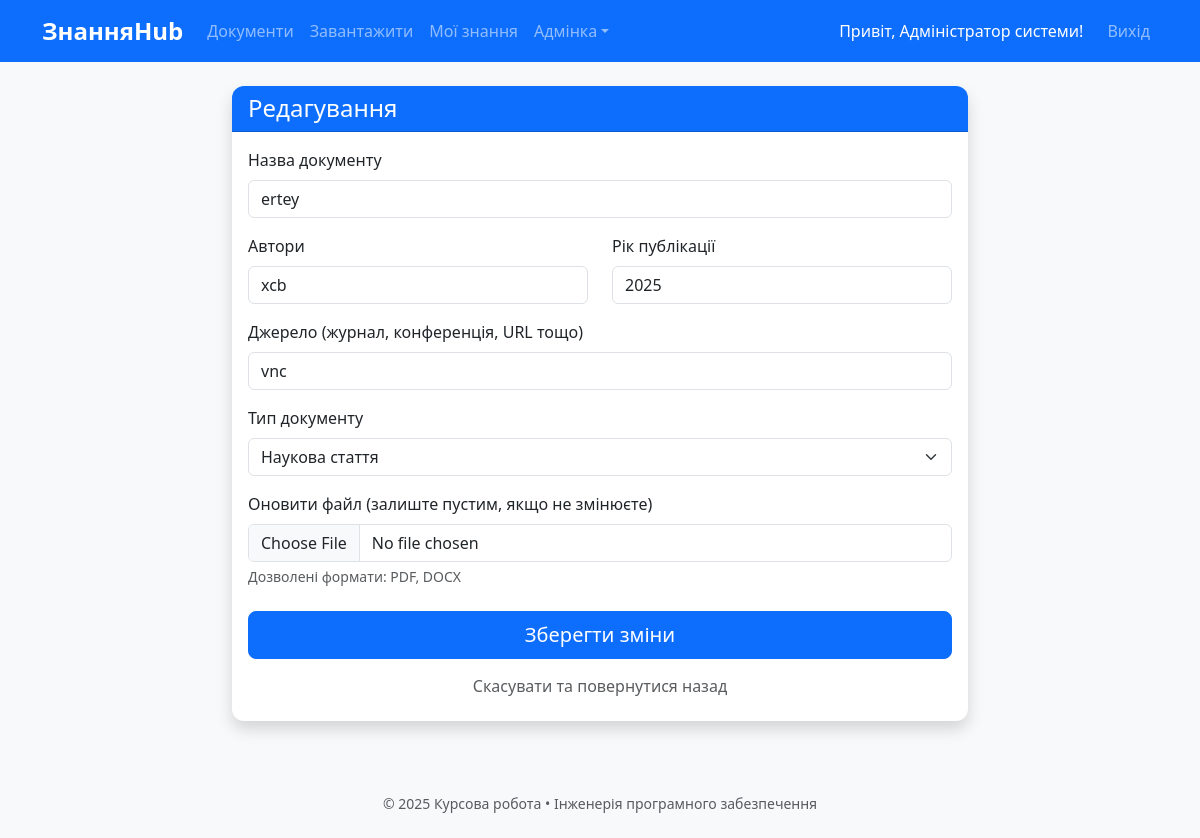
Page /document/1/edit (signed in) on the earlier database version.
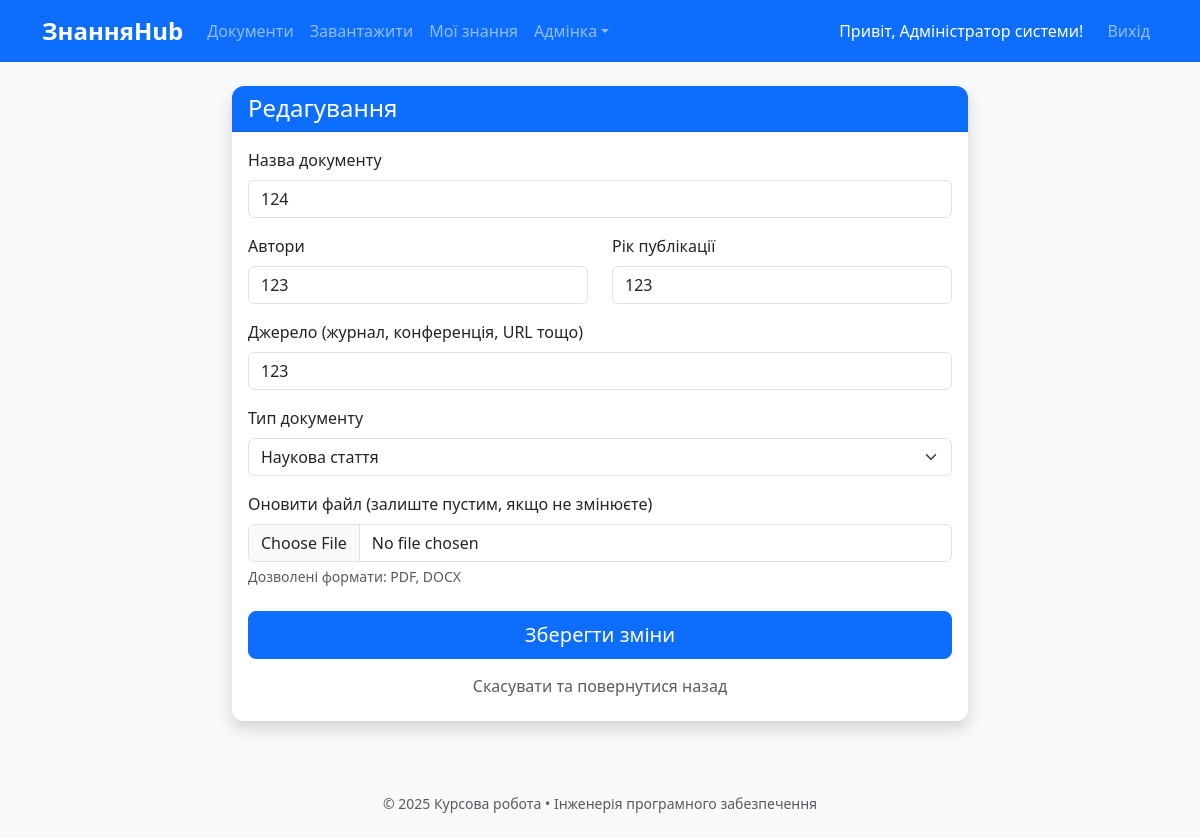
Same page on the later database version.
### models.py (models this page shows)
class Document(db.Model):
    id = db.Column(db.Integer, primary_key=True)
    title = db.Column(db.String(300), nullable=False)
    authors = db.Column(db.Text)
    year = db.Column(db.Integer)
    source = db.Column(db.Text)
    doc_type = db.Column(db.String(50))
    original_filename = db.Column(db.String(300), nullable=False)
    stored_filename = db.Column(db.String(200), nullable=False, unique=True)
    uploaded_at = db.Column(db.DateTime, default=lambda: datetime.now(timezone.utc))
    uploaded_by = db.Column(db.Integer, db.ForeignKey('user.id'))
    user = db.relationship('User', backref='documents')

### app.py (the view, shortened to what this page needs)
    @app.route('/document/<int:doc_id>/edit', methods=['GET', 'POST'])
    @login_required
    def edit_document(doc_id):
        doc = Document.query.get_or_404(doc_id)
        if current_user.role != 'admin' and doc.uploaded_by != current_user.id: abort(403)
        form = DocumentEditForm(obj=doc)
        return render_template('document/upload.html', form=form, title="Редагування")

### forms.py
class DocumentEditForm(DocumentForm):
    file = FileField('Оновити файл (залиште пустим, якщо не змінюєте)', validators=[
        FileAllowed(['pdf', 'docx'], 'Тільки PDF та DOCX!')
    ])
    submit = SubmitField('Зберегти зміни')

### templates/document/upload.html (shortened to what this page needs)
{% extends "base.html" %}
{% block content %}
<div class="row justify-content-center">
    <div class="col-md-8">
        <div class="card shadow">
            <div class="card-header bg-primary text-white">
                <h4 class="mb-0">{{ title if title else 'Новий документ' }}</h4>
            </div>
            <div class="card-body">
                <form method="POST" enctype="multipart/form-data">
                    <div class="mb-3">
                        {{ form.title.label(class="form-label") }}
                        {{ form.title(class="form-control") }}
                    </div>
                    <div class="row">
                        <div class="col-md-6 mb-3">
                            {{ form.authors.label(class="form-label") }}
                            {{ form.authors(class="form-control") }}
                        </div>
                        <div class="col-md-6 mb-3">
                            {{ form.year.label(class="form-label") }}
                            {{ form.year(class="form-control") }}
                        </div>
                    </div>
                    <div class="mb-3">
                        {{ form.source.label(class="form-label") }}
                        {{ form.source(class="form-control") }}
                    </div>
                    <div class="mb-3">
                        {{ form.doc_type.label(class="form-label") }}
                        {{ form.doc_type(class="form-select") }}
                    </div>
                    <div class="mb-4">
                        {{ form.file.label(class="form-label") }}
                        {{ form.file(class="form-control") }}
                        <div class="form-text">Дозволені формати: PDF, DOCX</div>
                    </div>
                    <div class="d-grid gap-2">
                        {{ form.submit(class="btn btn-primary btn-lg") }}
                        <a href="{{ url_for('document_list') }}" class="btn btn-link text-muted text-decoration-none">
                            Скасувати та повернутися назад
                        </a>
                    </div>
                </form>
            </div>
        </div>
    </div>
</div>
{% endblock %}

Differences in the rows shown:
changed Document "Наукова стаття": title "ertey" → "124"; authors "xcb" → "123"; year "2025" → "123"; source "vnc" → "123"
